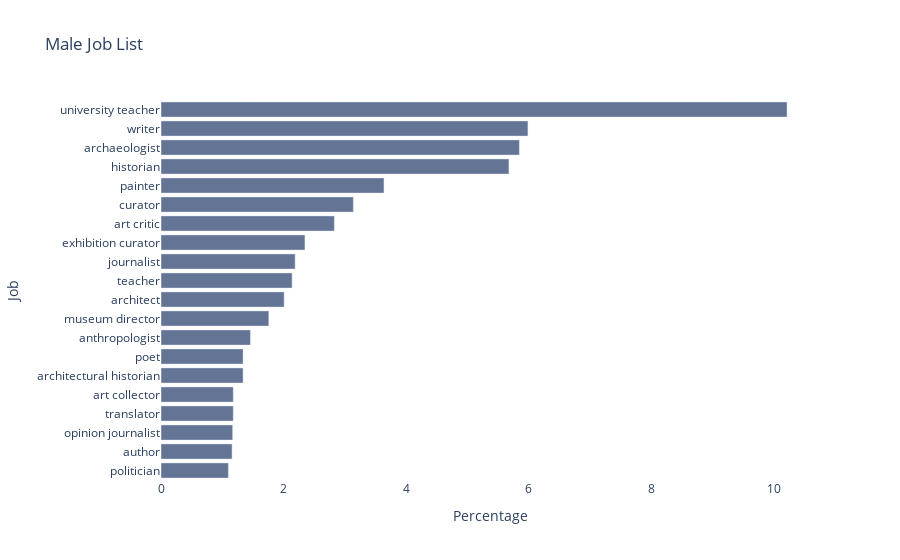

The notebook cell saved with this chart:
### Markdown cell above
<b>Visualization Male Job List<b>

### Code cell
fig = px.bar(df, x="Percentage", y="Job", orientation='h', color="Job",
             color_discrete_map={"university teacher": '#647494',"historian":'#647494', "exhibition curator": '#647494',
                                "curator": '#647494', "writer":'#647494', "archaeologist":'#647494',"art critic":'#647494',
                                 "journalist":'#647494', "author":'#647494',"translator":'#647494',"poet":'#647494',
                                 "opinion journalist":'#647494',"museum director":'#647494',"painter":'#647494',"politician":'#647494',
                                "anthropologist":'#647494', "architect":'#647494', "teacher":'#647494',"architectural historian":'#647494', "art collector":'#647494'}, title="Male Job List")


fig.update_layout(showlegend=False,plot_bgcolor='white',autosize=True)

#fig.update_xaxes(range=(1, 5), constrain='domain')

fig.show()

fig.write_html("./male_jobs.html")

### Figure 1 — Plotly figure (JSON) as saved in the notebook; plotly's stock layout.template omitted (floating-point values rounded to 4 significant figures)
{"data": [{"alignmentgroup": "True", "hovertemplate": "Job=%{y}<br>Percentage=%{x}<extra></extra>", "legendgroup": "university teacher", "marker": {"color": "#647494", "pattern": {"shape": ""}}, "name": "university teacher", "offsetgroup": "university teacher", "orientation": "h", "showlegend": true, "textposition": "auto", "type": "bar", "x": [10.22], "xaxis": "x", "y": ["university teacher"], "yaxis": "y"}, {"alignmentgroup": "True", "hovertemplate": "Job=%{y}<br>Percentage=%{x}<extra></extra>", "legendgroup": "writer", "marker": {"color": "#647494", "pattern": {"shape": ""}}, "name": "writer", "offsetgroup": "writer", "orientation": "h", "showlegend": true, "textposition": "auto", "type": "bar", "x": [5.99], "xaxis": "x", "y": ["writer"], "yaxis": "y"}, {"alignmentgroup": "True", "hovertemplate": "Job=%{y}<br>Percentage=%{x}<extra></extra>", "legendgroup": "archaeologist", "marker": {"color": "#647494", "pattern": {"shape": ""}}, "name": "archaeologist", "offsetgroup": "archaeologist", "orientation": "h", "showlegend": true, "textposition": "auto", "type": "bar", "x": [5.85], "xaxis": "x", "y": ["archaeologist"], "yaxis": "y"}, {"alignmentgroup": "True", "hovertemplate": "Job=%{y}<br>Percentage=%{x}<extra></extra>", "legendgroup": "historian", "marker": {"color": "#647494", "pattern": {"shape": ""}}, "name": "historian", "offsetgroup": "historian", "orientation": "h", "showlegend": true, "textposition": "auto", "type": "bar", "x": [5.68], "xaxis": "x", "y": ["historian"], "yaxis": "y"}, {"alignmentgroup": "True", "hovertemplate": "Job=%{y}<br>Percentage=%{x}<extra></extra>", "legendgroup": "painter", "marker": {"color": "#647494", "pattern": {"shape": ""}}, "name": "painter", "offsetgroup": "painter", "orientation": "h", "showlegend": true, "textposition": "auto", "type": "bar", "x": [3.64], "xaxis": "x", "y": ["painter"], "yaxis": "y"}, {"alignmentgroup": "True", "hovertemplate": "Job=%{y}<br>Percentage=%{x}<extra></extra>", "legendgroup": "curator", "marker": {"color": "#647494", "pattern": {"shape": ""}}, "name": "curator", "offsetgroup": "curator", "orientation": "h", "showlegend": true, "textposition": "auto", "type": "bar", "x": [3.14], "xaxis": "x", "y": ["curator"], "yaxis": "y"}, {"alignmentgroup": "True", "hovertemplate": "Job=%{y}<br>Percentage=%{x}<extra></extra>", "legendgroup": "art critic", "marker": {"color": "#647494", "pattern": {"shape": ""}}, "name": "art critic", "offsetgroup": "art critic", "orientation": "h", "showlegend": true, "textposition": "auto", "type": "bar", "x": [2.83], "xaxis": "x", "y": ["art critic"], "yaxis": "y"}, {"alignmentgroup": "True", "hovertemplate": "Job=%{y}<br>Percentage=%{x}<extra></extra>", "legendgroup": "exhibition curator", "marker": {"color": "#647494", "pattern": {"shape": ""}}, "name": "exhibition curator", "offsetgroup": "exhibition curator", "orientation": "h", "showlegend": true, "textposition": "auto", "type": "bar", "x": [2.35], "xaxis": "x", "y": ["exhibition curator"], "yaxis": "y"}, {"alignmentgroup": "True", "hovertemplate": "Job=%{y}<br>Percentage=%{x}<extra></extra>", "legendgroup": "journalist", "marker": {"color": "#647494", "pattern": {"shape": ""}}, "name": "journalist", "offsetgroup": "journalist", "orientation": "h", "showlegend": true, "textposition": "auto", "type": "bar", "x": [2.19], "xaxis": "x", "y": ["journalist"], "yaxis": "y"}, {"alignmentgroup": "True", "hovertemplate": "Job=%{y}<br>Percentage=%{x}<extra></extra>", "legendgroup": "teacher", "marker": {"color": "#647494", "pattern": {"shape": ""}}, "name": "teacher", "offsetgroup": "teacher", "orientation": "h", "showlegend": true, "textposition": "auto", "type": "bar", "x": [2.14], "xaxis": "x", "y": ["teacher"], "yaxis": "y"}, {"alignmentgroup": "True", "hovertemplate": "Job=%{y}<br>Percentage=%{x}<extra></extra>", "legendgroup": "architect", "marker": {"color": "#647494", "pattern": {"shape": ""}}, "name": "architect", "offsetgroup": "architect", "orientation": "h", "showlegend": true, "textposition": "auto", "type": "bar", "x": [2.01], "xaxis": "x", "y": ["architect"], "yaxis": "y"}, {"alignmentgroup": "True", "hovertemplate": "Job=%{y}<br>Percentage=%{x}<extra></extra>", "legendgroup": "museum director", "marker": {"color": "#647494", "pattern": {"shape": ""}}, "name": "museum director", "offsetgroup": "museum director", "orientation": "h", "showlegend": true, "textposition": "auto", "type": "bar", "x": [1.76], "xaxis": "x", "y": ["museum director"], "yaxis": "y"}, {"alignmentgroup": "True", "hovertemplate": "Job=%{y}<br>Percentage=%{x}<extra></extra>", "legendgroup": "anthropologist", "marker": {"color": "#647494", "pattern": {"shape": ""}}, "name": "anthropologist", "offsetgroup": "anthropologist", "orientation": "h", "showlegend": true, "textposition": "auto", "type": "bar", "x": [1.46], "xaxis": "x", "y": ["anthropologist"], "yaxis": "y"}, {"alignmentgroup": "True", "hovertemplate": "Job=%{y}<br>Percentage=%{x}<extra></extra>", "legendgroup": "poet", "marker": {"color": "#647494", "pattern": {"shape": ""}}, "name": "poet", "offsetgroup": "poet", "orientation": "h", "showlegend": true, "textposition": "auto", "type": "bar", "x": [1.34], "xaxis": "x", "y": ["poet"], "yaxis": "y"}, {"alignmentgroup": "True", "hovertemplate": "Job=%{y}<br>Percentage=%{x}<extra></extra>", "legendgroup": "architectural historian", "marker": {"color": "#647494", "pattern": {"shape": ""}}, "name": "architectural historian", "offsetgroup": "architectural historian", "orientation": "h", "showlegend": true, "textposition": "auto", "type": "bar", "x": [1.34], "xaxis": "x", "y": ["architectural historian"], "yaxis": "y"}, {"alignmentgroup": "True", "hovertemplate": "Job=%{y}<br>Percentage=%{x}<extra></extra>", "legendgroup": "art collector", "marker": {"color": "#647494", "pattern": {"shape": ""}}, "name": "art collector", "offsetgroup": "art collector", "orientation": "h", "showlegend": true, "textposition": "auto", "type": "bar", "x": [1.18], "xaxis": "x", "y": ["art collector"], "yaxis": "y"}, {"alignmentgroup": "True", "hovertemplate": "Job=%{y}<br>Percentage=%{x}<extra></extra>", "legendgroup": "translator", "marker": {"color": "#647494", "pattern": {"shape": ""}}, "name": "translator", "offsetgroup": "translator", "orientation": "h", "showlegend": true, "textposition": "auto", "type": "bar", "x": [1.18], "xaxis": "x", "y": ["translator"], "yaxis": "y"}, {"alignmentgroup": "True", "hovertemplate": "Job=%{y}<br>Percentage=%{x}<extra></extra>", "legendgroup": "opinion journalist", "marker": {"color": "#647494", "pattern": {"shape": ""}}, "name": "opinion journalist", "offsetgroup": "opinion journalist", "orientation": "h", "showlegend": true, "textposition": "auto", "type": "bar", "x": [1.17], "xaxis": "x", "y": ["opinion journalist"], "yaxis": "y"}, {"alignmentgroup": "True", "hovertemplate": "Job=%{y}<br>Percentage=%{x}<extra></extra>", "legendgroup": "author", "marker": {"color": "#647494", "pattern": {"shape": ""}}, "name": "author", "offsetgroup": "author", "orientation": "h", "showlegend": true, "textposition": "auto", "type": "bar", "x": [1.16], "xaxis": "x", "y": ["author"], "yaxis": "y"}, {"alignmentgroup": "True", "hovertemplate": "Job=%{y}<br>Percentage=%{x}<extra></extra>", "legendgroup": "politician", "marker": {"color": "#647494", "pattern": {"shape": ""}}, "name": "politician", "offsetgroup": "politician", "orientation": "h", "showlegend": true, "textposition": "auto", "type": "bar", "x": [1.1], "xaxis": "x", "y": ["politician"], "yaxis": "y"}], "layout": {"autosize": true, "barmode": "relative", "legend": {"title": {"text": "Job"}, "tracegroupgap": 0}, "plot_bgcolor": "white", "showlegend": false, "title": {"text": "Male Job List"}, "xaxis": {"anchor": "y", "domain": [0, 1], "title": {"text": "Percentage"}}, "yaxis": {"anchor": "x", "categoryarray": ["politician", "author", "opinion journalist", "translator", "art collector", "architectural historian", "poet", "anthropologist", "museum director", "architect", "teacher", "journalist", "exhibition curator", "art critic", "curator", "painter", "historian", "archaeologist", "writer", "university teacher"], "categoryorder": "array", "domain": [0, 1], "title": {"text": "Job"}}}}
